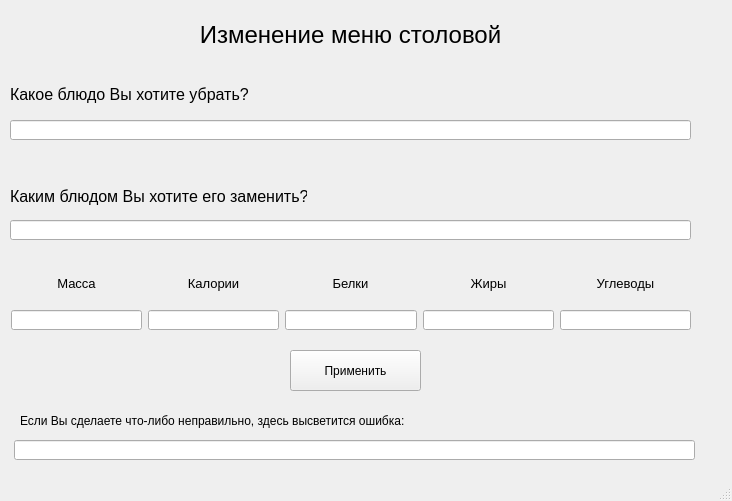
<?xml version="1.0" encoding="UTF-8"?>
<ui version="4.0">
 <class>MainWindow</class>
 <widget class="QMainWindow" name="MainWindow">
  <property name="geometry">
   <rect>
    <x>0</x>
    <y>0</y>
    <width>732</width>
    <height>501</height>
   </rect>
  </property>
  <property name="windowTitle">
   <string>MainWindow</string>
  </property>
  <widget class="QWidget" name="centralwidget">
   <widget class="QLineEdit" name="for_errors">
    <property name="geometry">
     <rect>
      <x>14</x>
      <y>440</y>
      <width>681</width>
      <height>20</height>
     </rect>
    </property>
   </widget>
   <widget class="QLabel" name="label">
    <property name="geometry">
     <rect>
      <x>20</x>
      <y>410</y>
      <width>671</width>
      <height>21</height>
     </rect>
    </property>
    <property name="font">
     <font>
      <pointsize>9</pointsize>
     </font>
    </property>
    <property name="text">
     <string>Если Вы сделаете что-либо неправильно, здесь высветится ошибка:</string>
    </property>
   </widget>
   <widget class="QLabel" name="title">
    <property name="geometry">
     <rect>
      <x>10</x>
      <y>20</y>
      <width>681</width>
      <height>29</height>
     </rect>
    </property>
    <property name="font">
     <font>
      <pointsize>18</pointsize>
      <italic>false</italic>
      <strikeout>false</strikeout>
     </font>
    </property>
    <property name="text">
     <string>Изменение меню столовой</string>
    </property>
    <property name="textFormat">
     <enum>Qt::AutoText</enum>
    </property>
    <property name="alignment">
     <set>Qt::AlignCenter</set>
    </property>
   </widget>
   <widget class="QLineEdit" name="old_dish">
    <property name="geometry">
     <rect>
      <x>10</x>
      <y>120</y>
      <width>681</width>
      <height>20</height>
     </rect>
    </property>
   </widget>
   <widget class="QLabel" name="question_od">
    <property name="geometry">
     <rect>
      <x>10</x>
      <y>85</y>
      <width>681</width>
      <height>19</height>
     </rect>
    </property>
    <property name="font">
     <font>
      <pointsize>12</pointsize>
     </font>
    </property>
    <property name="text">
     <string>Какое блюдо Вы хотите убрать?</string>
    </property>
   </widget>
   <widget class="QLabel" name="question_nd">
    <property name="geometry">
     <rect>
      <x>10</x>
      <y>187</y>
      <width>297</width>
      <height>19</height>
     </rect>
    </property>
    <property name="font">
     <font>
      <pointsize>12</pointsize>
     </font>
    </property>
    <property name="text">
     <string>Каким блюдом Вы хотите его заменить?</string>
    </property>
   </widget>
   <widget class="QLineEdit" name="new_dish">
    <property name="geometry">
     <rect>
      <x>10</x>
      <y>220</y>
      <width>681</width>
      <height>20</height>
     </rect>
    </property>
   </widget>
   <widget class="QLabel" name="mass">
    <property name="geometry">
     <rect>
      <x>11</x>
      <y>263</y>
      <width>131</width>
      <height>41</height>
     </rect>
    </property>
    <property name="font">
     <font>
      <pointsize>10</pointsize>
     </font>
    </property>
    <property name="text">
     <string>Масса</string>
    </property>
    <property name="alignment">
     <set>Qt::AlignCenter</set>
    </property>
   </widget>
   <widget class="QLabel" name="calories">
    <property name="geometry">
     <rect>
      <x>148</x>
      <y>263</y>
      <width>131</width>
      <height>41</height>
     </rect>
    </property>
    <property name="font">
     <font>
      <pointsize>10</pointsize>
     </font>
    </property>
    <property name="text">
     <string>Калории</string>
    </property>
    <property name="alignment">
     <set>Qt::AlignCenter</set>
    </property>
   </widget>
   <widget class="QLabel" name="proteins">
    <property name="geometry">
     <rect>
      <x>285</x>
      <y>263</y>
      <width>131</width>
      <height>41</height>
     </rect>
    </property>
    <property name="font">
     <font>
      <pointsize>10</pointsize>
     </font>
    </property>
    <property name="text">
     <string>Белки</string>
    </property>
    <property name="alignment">
     <set>Qt::AlignCenter</set>
    </property>
   </widget>
   <widget class="QLabel" name="fats">
    <property name="geometry">
     <rect>
      <x>423</x>
      <y>263</y>
      <width>131</width>
      <height>41</height>
     </rect>
    </property>
    <property name="font">
     <font>
      <pointsize>10</pointsize>
     </font>
    </property>
    <property name="text">
     <string>Жиры</string>
    </property>
    <property name="alignment">
     <set>Qt::AlignCenter</set>
    </property>
   </widget>
   <widget class="QLabel" name="carbohydrates">
    <property name="geometry">
     <rect>
      <x>560</x>
      <y>263</y>
      <width>131</width>
      <height>41</height>
     </rect>
    </property>
    <property name="font">
     <font>
      <pointsize>10</pointsize>
     </font>
    </property>
    <property name="text">
     <string>Углеводы</string>
    </property>
    <property name="alignment">
     <set>Qt::AlignCenter</set>
    </property>
   </widget>
   <widget class="QLineEdit" name="lineEdit">
    <property name="geometry">
     <rect>
      <x>11</x>
      <y>310</y>
      <width>131</width>
      <height>20</height>
     </rect>
    </property>
   </widget>
   <widget class="QLineEdit" name="lineEdit_2">
    <property name="geometry">
     <rect>
      <x>148</x>
      <y>310</y>
      <width>131</width>
      <height>20</height>
     </rect>
    </property>
   </widget>
   <widget class="QLineEdit" name="lineEdit_4">
    <property name="geometry">
     <rect>
      <x>423</x>
      <y>310</y>
      <width>131</width>
      <height>20</height>
     </rect>
    </property>
   </widget>
   <widget class="QLineEdit" name="lineEdit_3">
    <property name="geometry">
     <rect>
      <x>285</x>
      <y>310</y>
      <width>132</width>
      <height>20</height>
     </rect>
    </property>
   </widget>
   <widget class="QLineEdit" name="lineEdit_5">
    <property name="geometry">
     <rect>
      <x>560</x>
      <y>310</y>
      <width>131</width>
      <height>20</height>
     </rect>
    </property>
   </widget>
   <widget class="QPushButton" name="btn">
    <property name="geometry">
     <rect>
      <x>290</x>
      <y>350</y>
      <width>131</width>
      <height>41</height>
     </rect>
    </property>
    <property name="text">
     <string>Применить</string>
    </property>
   </widget>
  </widget>
  <widget class="QStatusBar" name="statusbar"/>
 </widget>
 <resources/>
 <connections/>
</ui>
